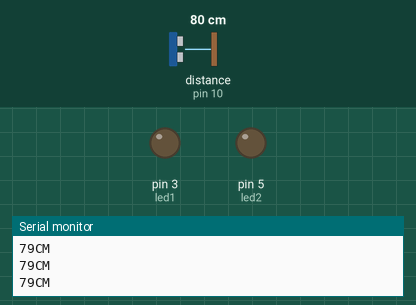
A sketch run on a simulated Arduino Uno, built with avr-gcc and run on an emulated ATmega328P. Parts: output pins drawn as LEDs (lit = HIGH), the last lines printed to the serial monitor. Wiring (inferred from the names in the program): ultrasonic range finder: trigger pin 8; echo pin 10. Dashed ring = blinking. Inputs (shaded band) come from the test bench; at power-on: distance to the obstacle (sensor on pin 10) 80 cm. The echo pulse lasts 58.3 µs per cm; pins used as bus, display or sensor lines are not drawn.

Above: at 1.2 s.
1.3 s: distance to the obstacle (sensor on pin 10) set to 55 cm
4.3 s: distance to the obstacle (sensor on pin 10) set to 47 cm
At 4.49 s:
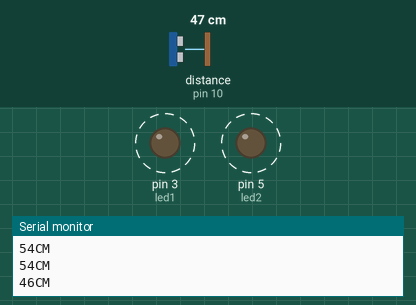
7.3 s: distance to the obstacle (sensor on pin 10) set to 2 cm
10.3 s: distance to the obstacle (sensor on pin 10) set to 35 cm
13.3 s: distance to the obstacle (sensor on pin 10) set to 250 cm
At 13.8 s:
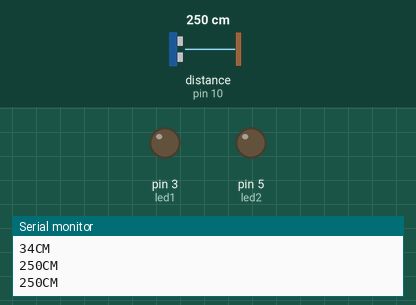
14.9 s: distance to the obstacle (sensor on pin 10) set to 4 cm
At 15.44 s:
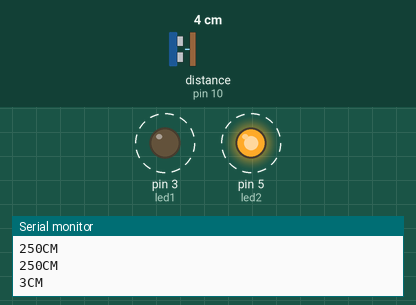
Timing chart, 0 to 18.9 s (numbered marks = the images above; inputs shaded):
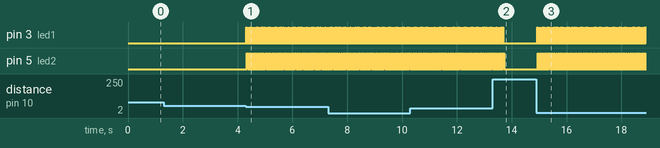

Measured:
- the behaviour switches between 52 and 51 cm on distance to the obstacle (sensor on pin 10) (found by bisection; images 0 and 1)
- after the input at 4.3 s, pin 3 (led1): alternates HIGH for 0.01 s and LOW for 0.05 s, starting at once; pin 5 (led2): alternates HIGH for 0.02 s and LOW for 0.04 s, starting at once
- after the input at 13.3 s, pin 3 (led1), pin 5 (led2): goes on until 13.7 s, then stays LOW
- after the input at 14.9 s, pin 3 (led1): alternates HIGH for 0.01 s and LOW for 0.05 s, starting at once; pin 5 (led2): alternates HIGH for 0.02 s and LOW for 0.04 s, starting after 0.06 s

The sketch:

saransh_tiwari1.ino
```cpp
int trigPin1=8;
int trigPin2=6;
int echoPin1=10;
int echoPin2=7;
int led1=3;
int led2=5;
void setup()
{
  Serial.begin(9600);
  pinMode(trigPin1,OUTPUT);
  pinMode(trigPin2,OUTPUT);
  pinMode(led1,OUTPUT);
  pinMode(led2,OUTPUT);
  pinMode(echoPin1,INPUT);
  pinMode(echoPin2,INPUT);
}

void loop()
{
  int i;
  long duration, distance;
  digitalWrite(trigPin1,HIGH);
  delayMicroseconds(1000);
  digitalWrite(trigPin1,LOW);
  duration= pulseIn(echoPin1,HIGH);
  distance=((duration/2)/29.1);
  Serial.print(distance);
  Serial.println("CM");
  delay(10);

  if (distance<=50)
  {
    for(i=0;i<=10;i++){
    digitalWrite(led1,HIGH);
    delay(10);
     digitalWrite(led1,LOW);
    delay(10);
      digitalWrite(led2,HIGH);
    delay(20);
     digitalWrite(led2,LOW);
    delay(20);
    }
   }
  else(distance>50);{
    digitalWrite(led1,LOW);
    digitalWrite(led2,LOW);
  }
}
```
